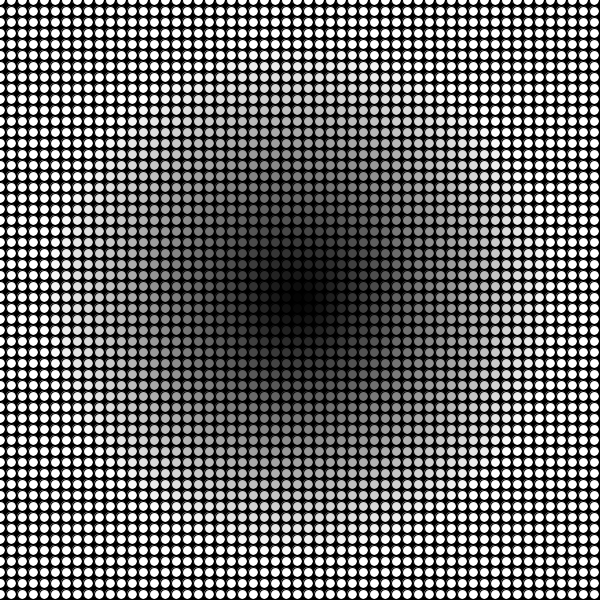
Frame 1 (no input)
Frame 60 (the mouse pressed at the canvas centre just before this capture): identical to frame 1, image omitted
Frame 120 (the mouse held since frame 60 and released just before this capture): identical to frame 1, image omitted

The Processing sketch that drew this single still picture (run headless with seeded random() and noise(); from frame 60 on, the mouse is pressed at the canvas centre):

// Processing sketch: diaz
// ── diaz.pde

// Paula Díaz

void setup() {
  size(600, 600);
}

void draw() {

  background(0);

  for (int x = 0; x < 60; x++) {
    for (int y = 0; y < 60; y++) {
      
      float d = dist( width/2, height/2, x*11, y*11 );
      fill ( dist( width/2, height/2, x*11, y*11 ) );
      circle(x*11, y*11, 10 );
    }
  }
  
  float d = dist( width/2, height/2, mouseX, mouseY );
  println( d );
}
